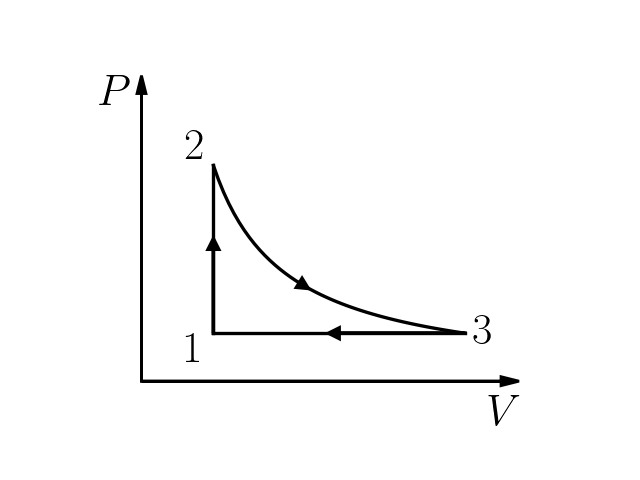

The script that saved this image:
from MKT import *

axes = Axes(10, 'P/$P$', 'V/$V$', ltx=True, fontsize=32, yratio=0.8)

p1 = (12/9, '')
p2 = (6, '')
v1 = (2, '')
v2 = (9, '')
state1 = State(axes, p=p1, v=v1, xtick=False, ytick=False, patch='1', patch_pos='BL')
state2 = State(axes, p=p2, v=v1, xtick=False, ytick=False, patch='2', patch_pos='TL')
state3 = State(axes, p=p1, v=v2, xtick=False, ytick=False, patch='3', patch_pos='R')

axes.process(state1,state2, lwmult=1.2)
axes.isothermal(state2, state3, lwmult=1.2)
axes.process(state3,state1, lwmult=1.2)

#savefig('8.32.pdf')
show()